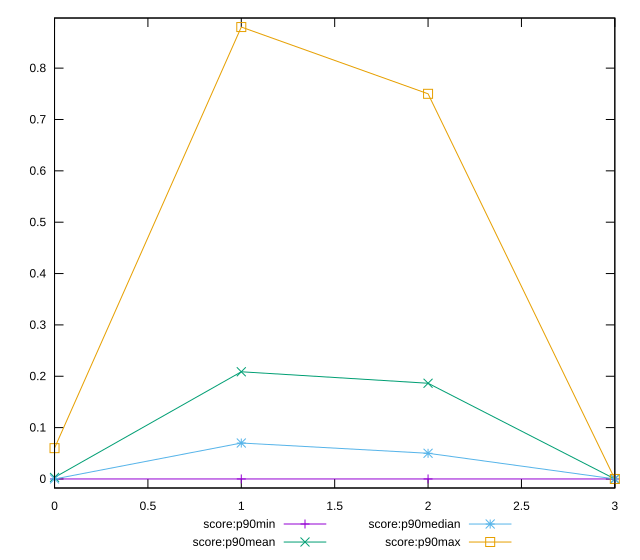

Source code (gnuplot):
reset

$scoreP90Min <<EOF
0 0
1 0
2 0
3 0
EOF

$scoreP90Mean <<EOF
0 0.0029787234042553193
1 0.20872340425531907
2 0.1863829787234042
3 0
EOF

$scoreP90Median <<EOF
0 0
1 0.07
2 0.05
3 0
EOF

$scoreP90Max <<EOF
0 0.06
1 0.88
2 0.75
3 0
EOF

set key outside below
set xrange [0:3]
set yrange [-0.0176:0.8976]
set trange [-0.0176:0.8976]
set terminal svg size 640, 560 enhanced background rgb 'white'
set output "reports/report_00028_2021-02-24T12-49-42.674Z/uses-text-compression/progression/score.svg"

plot $scoreP90Min title "score:p90min" with linespoints, \
     $scoreP90Mean title "score:p90mean" with linespoints, \
     $scoreP90Median title "score:p90median" with linespoints, \
     $scoreP90Max title "score:p90max" with linespoints

reset
